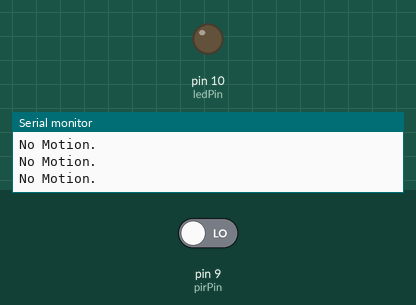
Bench run of a sketch on a simulated Arduino Uno, built with avr-gcc and run on an emulated ATmega328P. On the bench: output pins drawn as LEDs (lit = HIGH), the last lines printed to the serial monitor. The inputs (shaded band) are chosen by the test bench; at power-on: pin 9 (pirPin) LOW.

Above: at 1.2 s.
1.3 s: pin 9 (pirPin) driven HIGH
At 2.5 s:
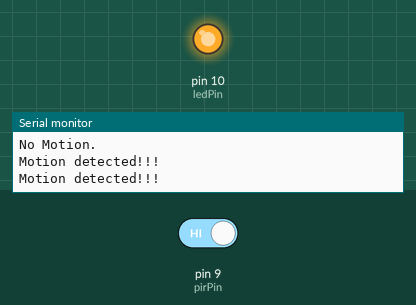
2.8 s: pin 9 (pirPin) driven LOW
At 4.0 s:
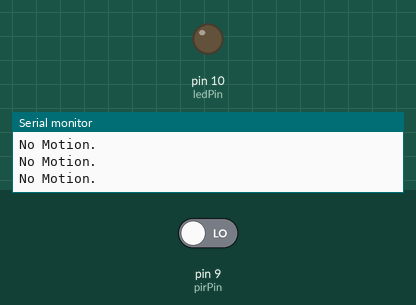
Timing chart, 0 to 5.8 s (numbered marks = the images above; inputs shaded):
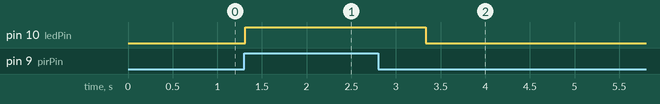

Measured:
- after the input at 1.3 s, pin 10 (ledPin): LOW → HIGH at once
- after the input at 2.8 s, pin 10 (ledPin): HIGH → LOW after 0.53 s

The sketch:

PIR_sensor_basics.ino
```cpp
int pirPin = 9;

int ledPin = 10;

int pirState = LOW;

void setup() {
  // put your setup code here, to run once:

  pinMode(pirPin, INPUT);
  pinMode(ledPin, OUTPUT);

  Serial.begin(9600);

}

void loop() {
  // put your main code here, to run repeatedly:

  pirState = digitalRead(pirPin);

  if(pirState == HIGH){

    digitalWrite(ledPin, HIGH);
      Serial.println("Motion detected!!!");
      delay(1000);

  }else{

    digitalWrite(ledPin, LOW);

    Serial.println("No Motion. ");
    }


}
```
